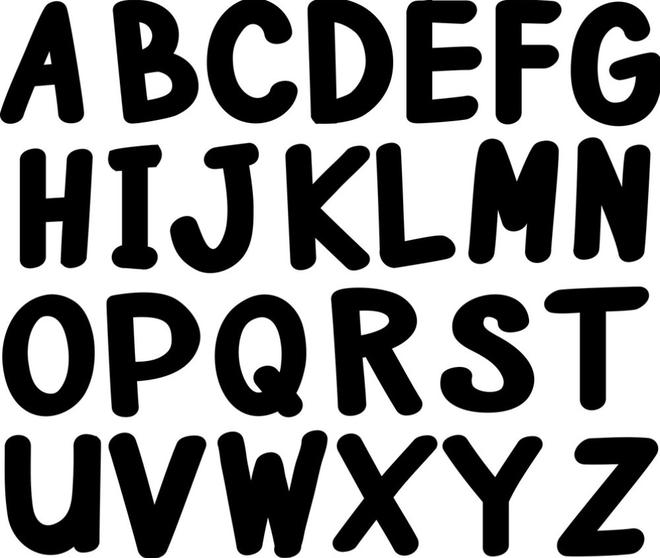
#> input picture image processing codes/KODLAR13_Morfolojik_Operatorler/KODLAR13_Morfolojik_Operatorler/yazi.jpg, 660 x 558 px
$ python HAFTA8_K2_dilate.py
#> lines starting #> are read from the running program, lines starting #| are printed output that depends on the picture; after the words box and inside, x2 and y2 are one past the last pixel; in counts of white or black regions, pixels touching at a corner belong together
# -*- coding: utf-8 -*-
"""
Created on Fri May  5 10:34:02 2023

@author: MUOZIC
"""

import cv2
import numpy as np
import matplotlib.pyplot as plt

img = cv2.imread("yazi.jpg", 0)
#> img is the input picture: shape (558, 660); min 0, max 255, mean 141.7

binr = cv2.threshold(img, 0, 255, cv2.THRESH_BINARY+cv2.THRESH_OTSU)[1]
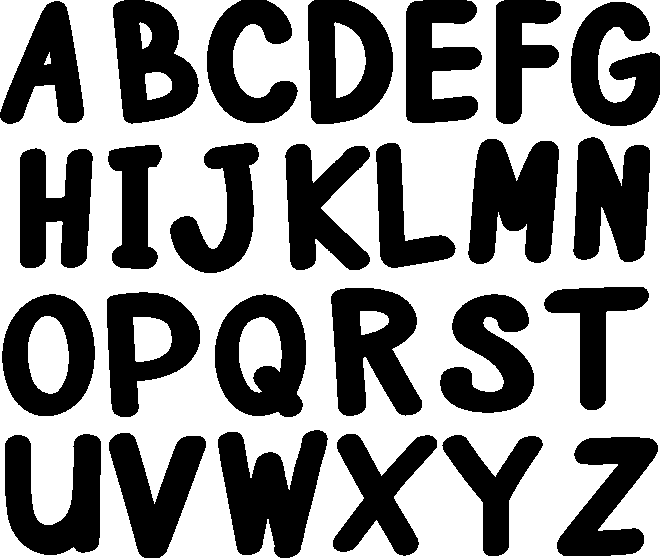
#> binr: shape (558, 660); 55.6% white; 26 black regions, largest, box (x1, y1, x2, y2) and area: (218, 430, 328, 558) 8682, (468, 139, 559, 264) 8175, (331, 288, 422, 416) 7789

kernel = np.ones((5, 5), np.uint8)

invert = cv2.bitwise_not(binr)

erosion = cv2.dilate(invert, kernel, iterations=2)
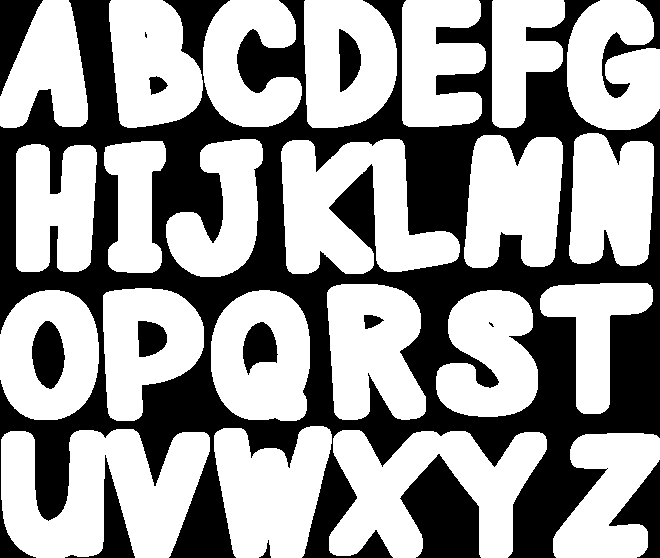
#> erosion: shape (558, 660); 60.9% white; 15 black regions (2 under 20 px), largest, box (x1, y1, x2, y2) and area: (0, 0, 660, 558) 126189, (400, 454, 481, 558) 5391, (609, 460, 660, 558) 2095

cv2.imshow("original",invert)
cv2.imshow("DİLATE",erosion)


cv2.waitKey(0)
cv2.destroyAllWindows()

$ run again, with image processing codes/KODLAR13_Morfolojik_Operatorler/KODLAR13_Morfolojik_Operatorler/coins.jpg copied over image processing codes/KODLAR13_Morfolojik_Operatorler/KODLAR13_Morfolojik_Operatorler/yazi.jpg
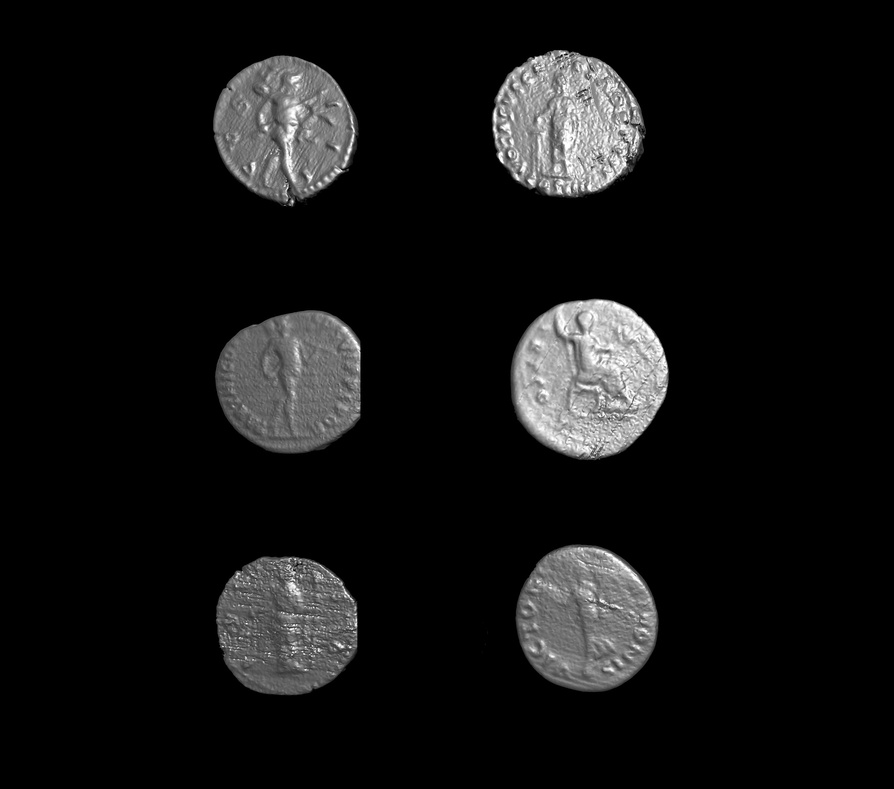
#> input picture image processing codes/KODLAR13_Morfolojik_Operatorler/KODLAR13_Morfolojik_Operatorler/coins.jpg, 894 x 789 px, shrunk from 2324 x 2052 before the run
#> img is the input picture: shape (789, 894); min 0, max 255, mean 19.4
#> `binr = cv2.threshold(img, 0, 255, cv2.THRESH_BINARY+cv2.THRESH_OTSU)[1]`:
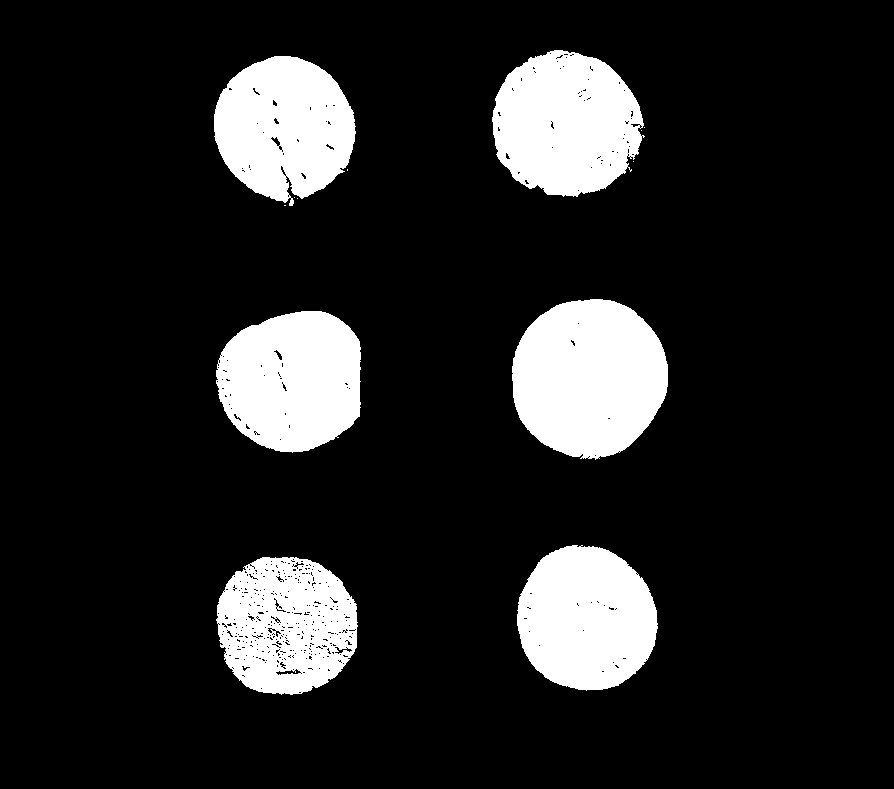
#> binr: shape (789, 894); 14% white; 13 white regions (7 under 20 px), largest, box (x1, y1, x2, y2) and area: (512, 299, 668, 460) 19598, (492, 50, 645, 197) 16904, (216, 311, 361, 453) 16352, (517, 545, 658, 691) 15954, (214, 56, 356, 206) 15509, (216, 557, 358, 695) 14572
#> `erosion = cv2.dilate(invert, kernel, iterations=2)`:
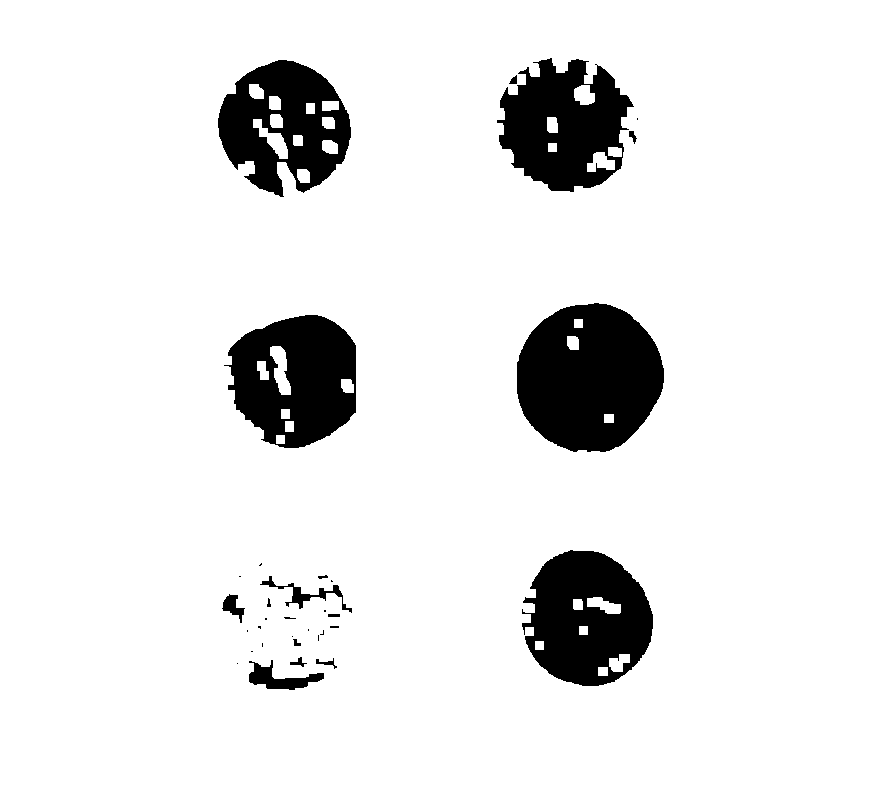
#> erosion: shape (789, 894); 90.6% white; 33 black regions (17 under 20 px), largest, box (x1, y1, x2, y2) and area: (517, 303, 664, 452) 16751, (522, 550, 653, 686) 12419, (224, 315, 356, 448) 12224
